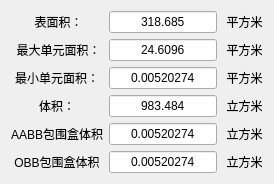
       <widget class="QWidget" name="geoProperty">
        <attribute name="title">
         <string>几何属性</string>
        </attribute>
        <layout class="QGridLayout" name="gridLayout_5">
         <item row="0" column="0">
          <widget class="QLabel" name="label_2">
           <property name="frameShape">
            <enum>QFrame::Shape::NoFrame</enum>
           </property>
           <property name="frameShadow">
            <enum>QFrame::Shadow::Raised</enum>
           </property>
           <property name="text">
            <string> 表面积：</string>
           </property>
           <property name="alignment">
            <set>Qt::AlignmentFlag::AlignCenter</set>
           </property>
          </widget>
         </item>
         <item row="2" column="0">
          <widget class="QLabel" name="label_17">
           <property name="frameShape">
            <enum>QFrame::Shape::NoFrame</enum>
           </property>
           <property name="frameShadow">
            <enum>QFrame::Shadow::Raised</enum>
           </property>
           <property name="text">
            <string> 最大单元面积：</string>
           </property>
           <property name="alignment">
            <set>Qt::AlignmentFlag::AlignCenter</set>
           </property>
          </widget>
         </item>
         <item row="8" column="2">
          <widget class="QLabel" name="label_10">
           <property name="frameShape">
            <enum>QFrame::Shape::NoFrame</enum>
           </property>
           <property name="frameShadow">
            <enum>QFrame::Shadow::Raised</enum>
           </property>
           <property name="text">
            <string> 立方米</string>
           </property>
           <property name="alignment">
            <set>Qt::AlignmentFlag::AlignCenter</set>
           </property>
          </widget>
         </item>
         <item row="2" column="2">
          <widget class="QLabel" name="label_5">
           <property name="frameShape">
            <enum>QFrame::Shape::NoFrame</enum>
           </property>
           <property name="frameShadow">
            <enum>QFrame::Shadow::Raised</enum>
           </property>
           <property name="text">
            <string> 平方米</string>
           </property>
           <property name="alignment">
            <set>Qt::AlignmentFlag::AlignCenter</set>
           </property>
          </widget>
         </item>
         <item row="2" column="1">
          <widget class="QLineEdit" name="lineEdit_maxUnitAera">
           <property name="text">
            <string>24.6096</string>
           </property>
           <property name="alignment">
            <set>Qt::AlignmentFlag::AlignCenter</set>
           </property>
           <property name="readOnly">
            <bool>false</bool>
           </property>
          </widget>
         </item>
         <item row="8" column="0">
          <widget class="QLabel" name="label_21">
           <property name="frameShape">
            <enum>QFrame::Shape::NoFrame</enum>
           </property>
           <property name="frameShadow">
            <enum>QFrame::Shadow::Raised</enum>
           </property>
           <property name="text">
            <string>OBB包围盒体积</string>
           </property>
           <property name="alignment">
            <set>Qt::AlignmentFlag::AlignCenter</set>
           </property>
          </widget>
         </item>
         <item row="5" column="0">
          <widget class="QLabel" name="label_8">
           <property name="frameShape">
            <enum>QFrame::Shape::NoFrame</enum>
           </property>
           <property name="frameShadow">
            <enum>QFrame::Shadow::Raised</enum>
           </property>
           <property name="text">
            <string>体积：</string>
           </property>
           <property name="alignment">
            <set>Qt::AlignmentFlag::AlignCenter</set>
           </property>
          </widget>
         </item>
         <item row="7" column="0">
          <widget class="QLabel" name="label_20">
           <property name="frameShape">
            <enum>QFrame::Shape::NoFrame</enum>
           </property>
           <property name="frameShadow">
            <enum>QFrame::Shadow::Raised</enum>
           </property>
           <property name="text">
            <string>AABB包围盒体积</string>
           </property>
           <property name="alignment">
            <set>Qt::AlignmentFlag::AlignCenter</set>
           </property>
          </widget>
         </item>
         <item row="0" column="1">
          <widget class="QLineEdit" name="lineEdit_area">
           <property name="text">
            <string>318.685</string>
           </property>
           <property name="alignment">
            <set>Qt::AlignmentFlag::AlignCenter</set>
           </property>
           <property name="readOnly">
            <bool>false</bool>
           </property>
          </widget>
         </item>
         <item row="0" column="2">
          <widget class="QLabel" name="label_3">
           <property name="frameShape">
            <enum>QFrame::Shape::NoFrame</enum>
           </property>
           <property name="frameShadow">
            <enum>QFrame::Shadow::Raised</enum>
           </property>
           <property name="text">
            <string> 平方米</string>
           </property>
           <property name="alignment">
            <set>Qt::AlignmentFlag::AlignCenter</set>
           </property>
          </widget>
         </item>
         <item row="7" column="2">
          <widget class="QLabel" name="label_9">
           <property name="frameShape">
            <enum>QFrame::Shape::NoFrame</enum>
           </property>
           <property name="frameShadow">
            <enum>QFrame::Shadow::Raised</enum>
           </property>
           <property name="text">
            <string> 立方米</string>
           </property>
           <property name="alignment">
            <set>Qt::AlignmentFlag::AlignCenter</set>
           </property>
          </widget>
         </item>
         <item row="7" column="1">
          <widget class="QLineEdit" name="lineEdit_AABB">
           <property name="text">
            <string>0.00520274</string>
           </property>
           <property name="alignment">
            <set>Qt::AlignmentFlag::AlignCenter</set>
           </property>
           <property name="readOnly">
            <bool>false</bool>
           </property>
          </widget>
         </item>
         <item row="5" column="2">
          <widget class="QLabel" name="label_4">
           <property name="frameShape">
            <enum>QFrame::Shape::NoFrame</enum>
           </property>
           <property name="frameShadow">
            <enum>QFrame::Shadow::Raised</enum>
           </property>
           <property name="text">
            <string> 立方米</string>
           </property>
           <property name="alignment">
            <set>Qt::AlignmentFlag::AlignCenter</set>
           </property>
          </widget>
         </item>
         <item row="3" column="1">
          <widget class="QLineEdit" name="lineEdit_minUnitAera">
           <property name="text">
            <string>0.00520274</string>
           </property>
           <property name="alignment">
            <set>Qt::AlignmentFlag::AlignCenter</set>
           </property>
           <property name="readOnly">
            <bool>false</bool>
           </property>
          </widget>
         </item>
         <item row="8" column="1">
          <widget class="QLineEdit" name="lineEdit_OBB">
           <property name="text">
            <string>0.00520274</string>
           </property>
           <property name="alignment">
            <set>Qt::AlignmentFlag::AlignCenter</set>
           </property>
           <property name="readOnly">
            <bool>false</bool>
           </property>
          </widget>
         </item>
         <item row="3" column="0">
          <widget class="QLabel" name="label_19">
           <property name="frameShape">
            <enum>QFrame::Shape::NoFrame</enum>
           </property>
           <property name="frameShadow">
            <enum>QFrame::Shadow::Raised</enum>
           </property>
           <property name="text">
            <string>最小单元面积：</string>
           </property>
           <property name="alignment">
            <set>Qt::AlignmentFlag::AlignCenter</set>
           </property>
          </widget>
         </item>
         <item row="5" column="1">
          <widget class="QLineEdit" name="lineEdit_vol">
           <property name="text">
            <string>983.484</string>
           </property>
           <property name="alignment">
            <set>Qt::AlignmentFlag::AlignCenter</set>
           </property>
           <property name="readOnly">
            <bool>false</bool>
           </property>
          </widget>
         </item>
         <item row="3" column="2">
          <widget class="QLabel" name="label_6">
           <property name="frameShape">
            <enum>QFrame::Shape::NoFrame</enum>
           </property>
           <property name="frameShadow">
            <enum>QFrame::Shadow::Raised</enum>
           </property>
           <property name="text">
            <string> 平方米</string>
           </property>
           <property name="alignment">
            <set>Qt::AlignmentFlag::AlignCenter</set>
           </property>
          </widget>
         </item>
        </layout>
       </widget>
